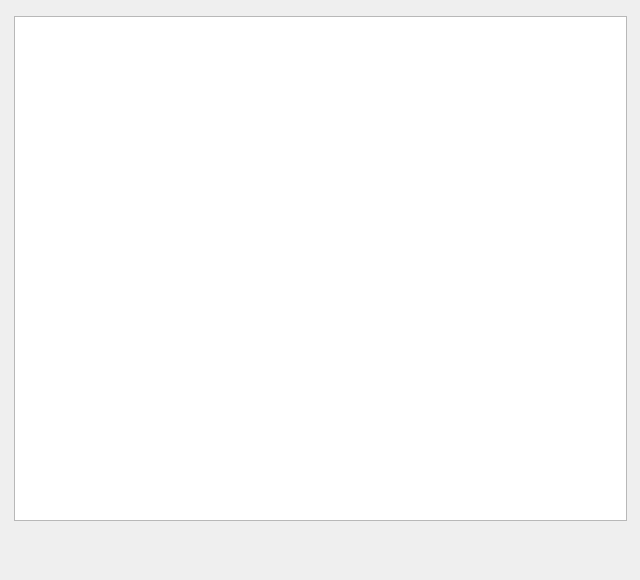
<?xml version="1.0" encoding="UTF-8"?>
<ui version="4.0">
 <class>DialogTestFlow</class>
 <widget class="QDialog" name="DialogTestFlow">
  <property name="geometry">
   <rect>
    <x>0</x>
    <y>0</y>
    <width>640</width>
    <height>580</height>
   </rect>
  </property>
  <property name="windowTitle">
   <string>测试流程及步骤</string>
  </property>
  <widget class="QTableView" name="tableView">
   <property name="geometry">
    <rect>
     <x>14</x>
     <y>16</y>
     <width>613</width>
     <height>505</height>
    </rect>
   </property>
  </widget>
 </widget>
 <resources/>
 <connections/>
</ui>
